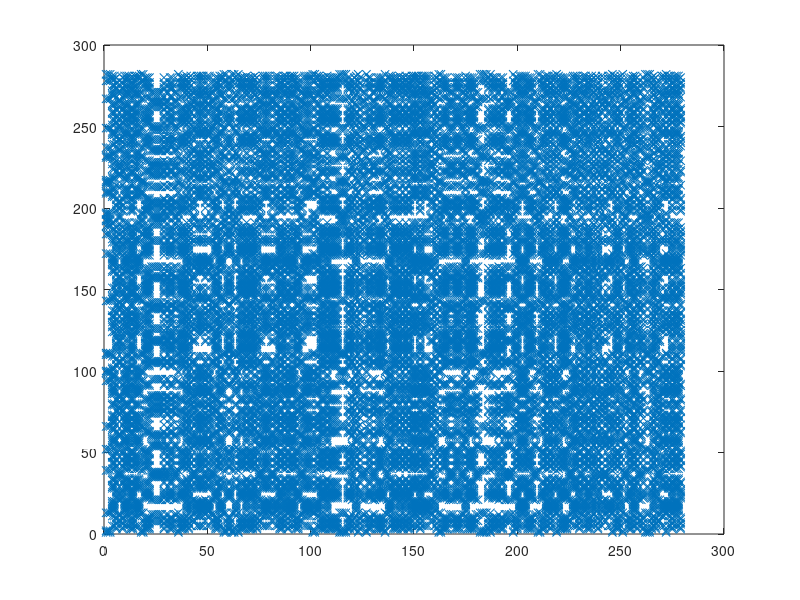

Write the MATLAB code that produced this figure.
cadena1=[]
codigo1=[]
n=200
# generar una cadena aletoria 
function [cadena, codigo]= cad (n, cad1,cod1)
    car=['C';'G';'T';'A'];
   if n==0
    cadena=cad1;
    codigo=cod1;
   else
    m=round(3*rand(1)+1);#numero entre 1 y 4  random 
    cod1=[cod1;m];
    cad1=[cad1 ; car(m) ];# caracter ranom 
    [cadena,codigo]=cad(n-1,cad1,cod1);
    endif
endfunction
# genrar cadena aleatoria 
function [cadena, codigo]= cad2 (n)
   car=['C';'G';'T';'A'];
   codigo=round(unifrnd(1,4,n,1));
   cadena=car(codigo);
   #sum(m==[1:4])
   #plot(sum(m==[1:4]))
  # [cadena, codigo]=[m,m];
endfunction
[cadena,codigo]=cad2(n);


# muta una cadena 
#aumentar prob caracteres aumtedos en posiciones aleatorias 
#quitar prob caracteres quitados en posiciones aleatorias 
#repetir prob caracteres repeidos  en posiciones aleatorias  

function [cadena,codigo]=mutar(cod1,aumentar,quitar,repetir)
  car=['C';'G';'T';'A'];
  codigo=[];
  cod2=[];
  for i=1:length(cod1) 
    if rand()>quitar
    cod2=[cod2;cod1(i)];
    endif
    if rand()<aumentar
      cod2=[cod2;round(3*rand()+1)];
    endif
  endfor
  for i=1:length(cod2) 
    codigo=[codigo;cod2(i)];
    if rand()<repetir
      codigo=[codigo;cod2(i)];
    endif
  endfor
  cadena=car(codigo);
endfunction
mutacion=[0.10,0.10,0.1];
mutacion=4*mutacion;
[cadena1,codigo1]=mutar(codigo,mutacion(1),mutacion(2),mutacion(3));
[cadena2,codigo2]=mutar(codigo,mutacion(1),mutacion(2),mutacion(3));

subplot(1,3,2)
mat1=cadena1==cadena2';
#imshow(mat1);
subplot(1,3,1)
mat=cadena==cadena';
#imshow(cadena==cadena');
x=[]
y=[]
for i=1:length(cadena1)
  for j=1:length(cadena2)
    if mat1(i,j)==1
      x=[x;i];
      y=[y;j];
    endif
  endfor

endfor

subplot(1,1,1)
#x=x/200;

plot(x,y,'x')

function [m]=diagonal(c,mat)
  
endfunction 
#theta=[200]';
#x=x./200
#x=normalisacion(x);
#x1=[ones(length(x),1)];
#function [r]=h(theta,X)
#    r=X*theta  ;
#endfunction
#theta=(0.001/n*sum((y-h(theta,x)).*x))';
#for k=1:1000
#  hold off
#  plot(x,y,'xb')
#  hold on
#  theta=0.001/n*sum((y-(theta+x)).*1)';
#  plot(x,x+theta,'r')
#  pause(0.1)
#endfor 
#plot(x(:,2),200/8*x*theta)
#[cadena1,codigo1]=cad(n,cadena1,codigo1)
